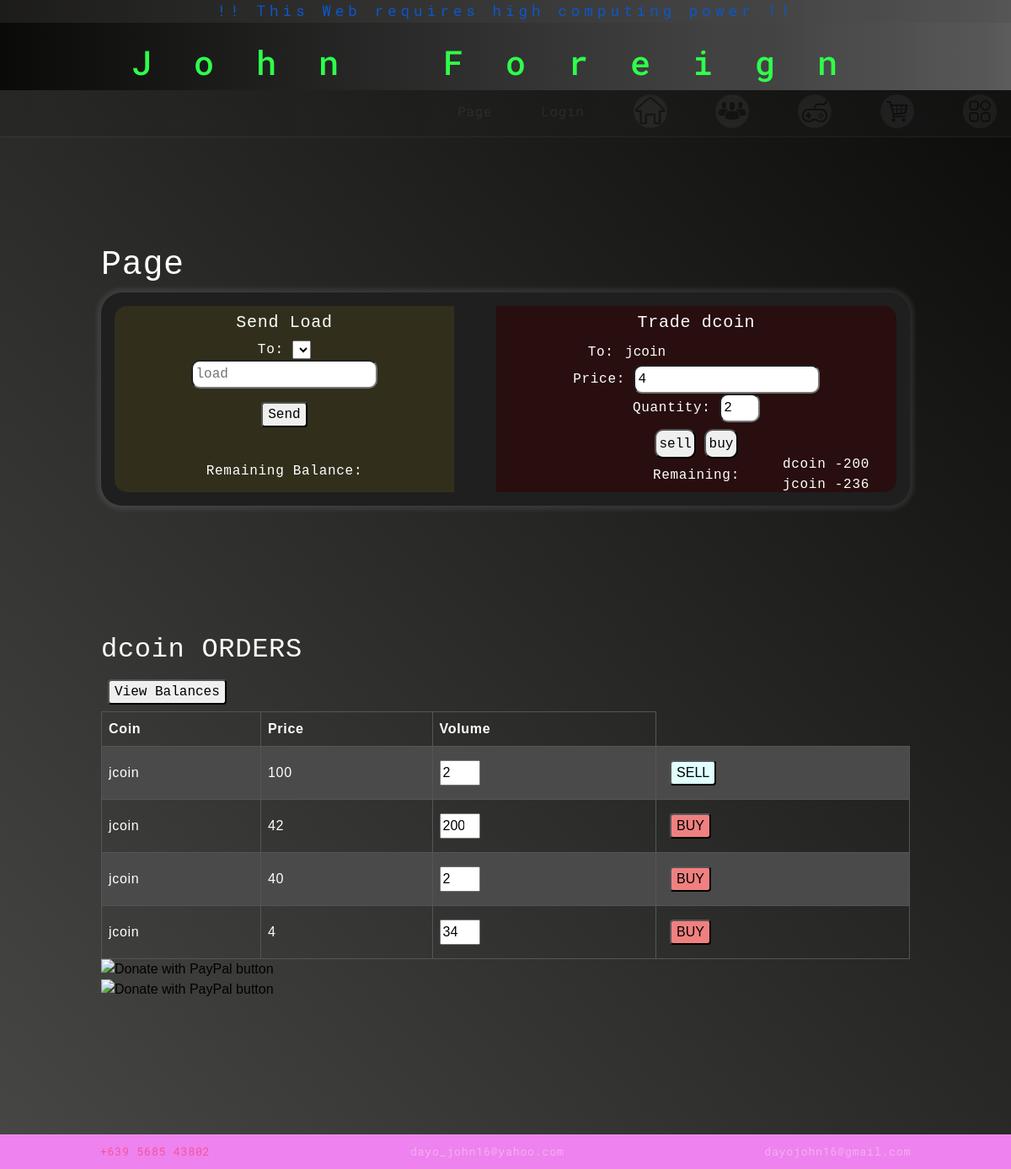
The app's page /user/userpage, older data.
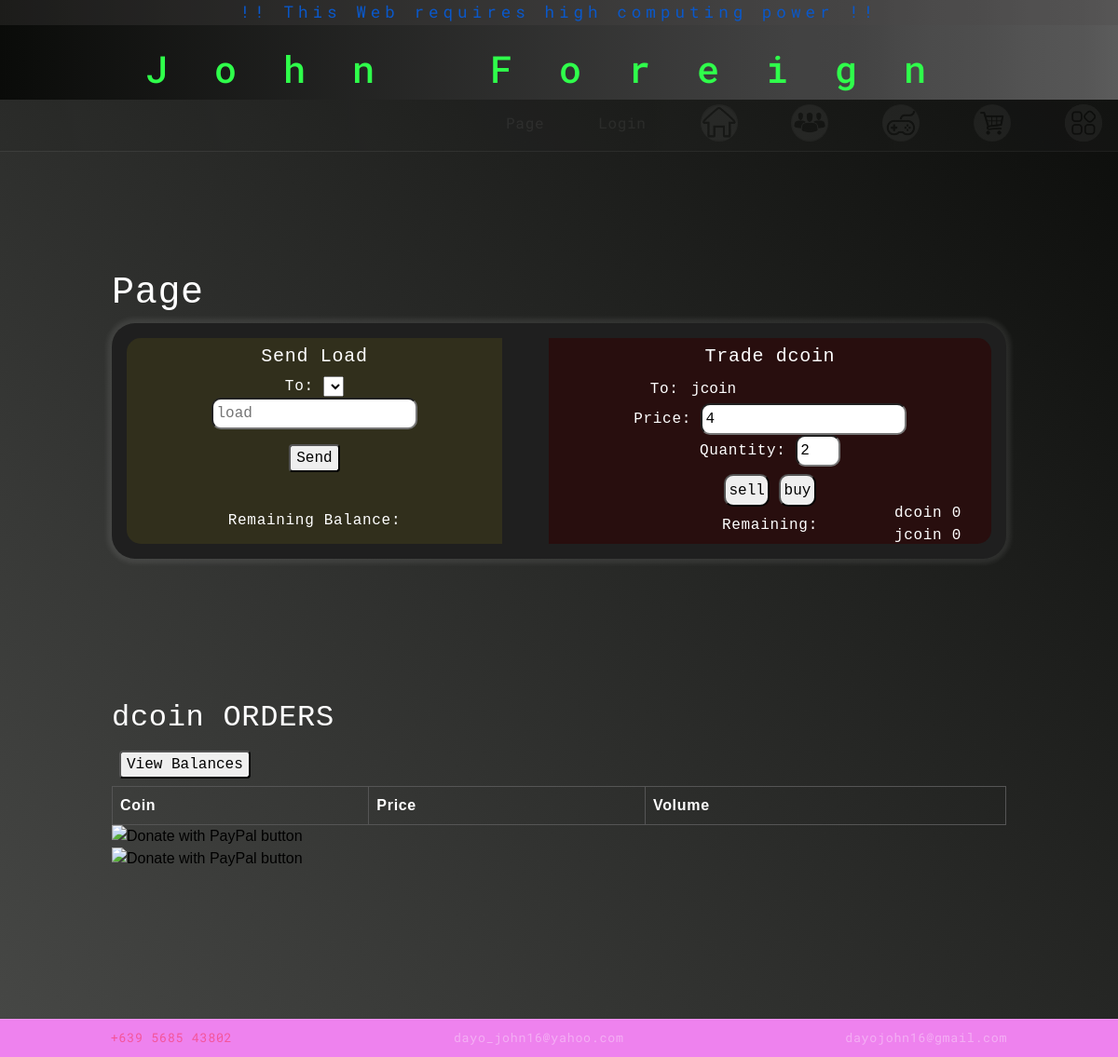
The same page, newer data.
### user/models.py (models this page shows, shortened)
class Order(models.Model):
    coin_id = models.IntegerField(blank=True)
    sell_coin = models.CharField(max_length=64)
    buy_coin = models.CharField(max_length=64)
    buy = models.BooleanField(default=False)
    sell = models.BooleanField(default=False)
    quantity = models.IntegerField(default=0)
    price = models.IntegerField()

### user/views.py (the view)
# urls.py: path('userpage', views.user_page, name="userpage"),
def user_page(request):
    sell_coin = 'dcoin'
    buy_coin = 'jcoin'
    coins = User_Coins.objects.all()
    sell_remaining = coins.filter(coin=sell_coin)
    buy_remaining = coins.filter(coin=buy_coin)
    sell_quantity = 0
    buy_quantity = 0
    for s in sell_remaining:
        sell_quantity += s.quantity
    for b in buy_remaining:
        buy_quantity += b.quantity
    return render(request, "user/userPage.html",
                  {
                      'orders': Order.objects.all(),
                      'coins': coins,
                      'sell_remaining': sell_quantity,
                      'sell_coin': sell_coin,
                      'buy_coin': buy_coin,
                      'buy_remaining': buy_quantity
                  })

### g_pigeon_race/context_processors.py (called while the page is built)
def add_variable_to_context(request):
    try:
        xx = User.objects.get(username=request.user.username)
        measurement = Measurement.objects.get(uid=xx.id)
        return {
            "measured":measurement
            }
    except:
        return {}

### user/context_processors.py (called while the page is built)
def add_variable_to_context(request):
    try:
        orders = Order.objects.filter(
            user=request.user).order_by('id').reverse()
        buyers = Order.objects.filter(
            owner=request.user, delivered=False).order_by('id').reverse()
        watches = Watchlist.objects.filter(user=request.user.username)
        closed = Closedbid.objects.filter(winner=request.user.username)
        watchlist = Watchlist.objects.filter(user=request.user.username)
        you_coins = User_Coins.objects.filter(user_id=request.user.id)
        return {
            'orders': len(orders),
            'buyers': len(buyers),
            'users': User.objects.all(),
            'closed': len(closed),
            'watches': watches,
            'wcount': len(watchlist),
            'your_coins': you_coins
        }
    except:
        return {}

### user/templates/user/userPage.html (shortened to what this page needs)
{% extends "a_index/layout.html" %}
{% load static %}
{% block body %}
<div class="spaces"></div>
<div class="main_body">
<h1>{{request.user.username}} Page</h1>
<div class="grid-container">
    <span class="span1">
        <form id="form1" method='POST' action="{% url 'commerce:load' %}">
            <h5 style="text-align: center;">Send Load</h5>
            <div class="inside_container">
                To:
                <select name="target">
                </select>
                <br>
                <input required type="number" name="load" placeholder="load">
                <br>
                <div class="center_it">
                    <button type="submit">Send</button>
                </div>
            </div>
            <br>
            Remaining Balance:
        </form>
    </span>
        <span class="span2">
            <div style="position:absolute; right: 5%; bottom: 5%">
                            <a>{{sell_coin}} {{sell_remaining}}</a>
                            <br>
                            {{buy_coin}} {{buy_remaining}}
                            <br>
            </div>
            <form method="POST" action="{% url 'user:order_it' %}" id="form1">
                <h5 style="text-align: center;">Trade {{sell_coin}} </h5>
                <div class="inside_container">
                    To: <input id="transparent" value="jcoin" type="text" name="buy_coin" placeholder="Buy Coin">
                    <br>
                    Price: <input value='4' type="number" name="price" id="" placeholder="Price">
                    <br>
                    Quantity: <input value='2' type="number" name="quantity" placeholder="quantity" style="width: 3rem;">
                    <br>
                    <div class="center_it">
                        <input type="submit" name="side" value="sell">
                        <input type="submit" name="side" value="buy">
                    </div>
                </div>
                Remaining: <br>
            </form>
        </span>
</div>
<div class="spaces">
</div>
<br>
<table>
    <thead>
        <h2>{{sell_coin}} ORDERS</h2>
        <button id="myBtn">View Balances</button>
    </thead>
    <tr>
        <th>Coin</th>
        <th>Price</th>
        <th id="aa">Volume</th>
    </tr>
    {% for o in orders %}
    <tr>
        <td id="{{o.id}}-coin">{{o.buy_coin}}</td>
        <td id="{{o.id}}-price">{{o.price}}</td>
        <td>
            <input type="number" class="input_n" id="{{o.id}}-quantity" value="{{o.quantity}}">
        </td>
        {% if o.coin_id == request.user.id %}
        <td>TO CANCEL</td>
        {% else %}
        {% if o.sell %}
        <td><button onclick="Get_Data(id,'buy')" id={{o.id}} style="background-color: lightcoral;">BUY</button></td>
        {% elif o.buy %}
        <td><button onclick="Get_Data(id,'sell')" id={{o.id}} style="background-color: lightcyan;">SELL</button></td>
        {% endif %}
        {% endif %}
    </tr>
    {% endfor %}
</table>
</div>
<form style="width: 1000px;" action="https://www.paypal.com/donate" method="post" target="_top">
    <input type="image" src="https://www.paypalobjects.com/en_US/i/btn/btn_donateCC_LG.gif" border="0" name="submit"
        title="PayPal - The safer, easier way to pay online!" alt="Donate with PayPal button" />
</form>
<form action="https://www.paypal.com/donate" method="post" target="_top">
    <input type="image" src="https://www.paypalobjects.com/en_US/i/btn/btn_donateCC_LG.gif" border="0" name="submit"
        title="PayPal - The safer, easier way to pay online!" alt="Donate with PayPal button" />
</form>
{% endblock %}

### a_index/templates/a_index/layout.html (shortened to what this page needs)
{% load static %}
<!DOCTYPE html>
<html lang="en">
<head>
    <link href="https://cdn.jsdelivr.net/npm/bootstrap@5.1.0/dist/css/bootstrap.min.css" rel="stylesheet">
    <link href="{% static 'a_index/moving.css' %}" rel="stylesheet">
    <link href="{% static 'a_street_race/street_race.css' %}" rel="stylesheet">
    <link rel="stylesheet" href="{% static 'a_index/1000.css' %}">
    <link rel="stylesheet" href="{% static 'a_index/500.css' %}">
    <link href="{% static 'a_index/styles.css' %}" rel="stylesheet">
    <div class="container-main">
        <div class="container-main-1">
            <a class="red a-left">!! This Web requires high computing power !!</a>
            <h1 class="o-green">John Foreign</h1>
        </div>
        <div class="container-sub-2-1 a-right" style="z-index: 100;">
            <span><a class="" href="{% url 'user:userpage' %}">{{request.user.username}} Page</a></span>
            {% if request.user.is_anonymous %}
            <span><a class=""  href="{% url 'user:login'  %}">Login</a></span>
            {% else %}
            <span><a class=""  href="{% url 'user:logout' %}">Logout</a></span>
            {% endif %}
            <span><a class="zindex"  href="{% url 'index:index' %}"><img class="h-icon th hg" src="{% static 'a_index/images/home.png' %}" alt=""></a></span>
            <span><a class="zindex"  href="{% url 'index:social' %}"><img class="h-icon th hg" src="{% static 'a_index/images/socials.png' %}" alt=""></a></span>
            <span><a class="zindex"  href="{% url 'index:games' %}"><img class="h-icon th hg" src="{% static 'a_index/images/games2.png' %}" alt=""></a></span>
            <span><a class="zindex"  href="{% url 'index:commerce' %}"><img class="h-icon th hg" src="{% static 'a_index/images/commerce.png' %}" alt=""></a></span>
            <span><a class="zindex"  href="{% url 'application:application' %}"><img class="h-icon th hg" src="{% static 'a_index/images/apps2.png' %}" alt=""></a></span>
        </div>
</head>
<body>
    <div class="container-main-main" style="height: auto; padding-bottom: 10rem;">
        {% block body %}
        {% endblock %}
    </div>
</body>
<div class="container-main-6 footer ">
    <div class="container-sub-6 red">+639 5685 43802</div>
    <div class="container-sub-6 ">dayo_john16@yahoo.com</div>
    <div class="container-sub-6 ">dayojohn16@gmail.com</div>
</div>
</html>

### a_index/static/a_index/moving.css (style rules this page uses)
.footer { opacity: 0.35; }
.th { animation: thkk 1.5s backwards; }

### a_index/static/a_index/1000.css (style rules this page uses)
@media (min-width: 600px) { .a-right { padding-left: 50%; padding-top:1%; border: none; background: rgb(10,11,9); background: linear-gradient(90deg, rgba(10, 11, 9, 0.541) 0%, rgba(66,66,66,1) 71%, rgba(66,66,66,1) 73%, rgba(67,67,67,1) 76%, rgba(70,70,70,1) 79%, rgba(72,72,72,1) 80%, rgba(75,75,75,1) 83%, rgba(78,78,78,1) 88%, rgba(83,83,83,1) 92%, rgba(86,86,86,1) 97%, rgba(92,92,92,1) 100%, rgba(98,98,98,1) 100%, rgba(108,108,108,1) 100%, rgb(71, 71, 71) 100%, rgb(104, 104, 104) 100%, rgb(124, 124, 124) 100%, rgb(90, 90, 90) 100%); } }
@media (min-width: 600px) { .a-right { opacity: 0.2; animation: hh 3.785357267845s forwards; } }
@media (min-width: 600px) { .container-main-main { padding-left: 10%; padding-right: 10%; height: fit-content; } }
@media (min-width: 600px) { .container-main-1 { padding: 1%; } }
@media (min-width: 600px) { .container-main-1>h1 { letter-spacing: 50px; margin-top: 2%; } }
@media (min-width: 600px) { .container-main-6 { position: sticky; bottom: 0; text-align: center; z-index: 1; font-family: 'Roboto Mono', monospace; border-top: 0.001px solid rgba(255, 255, 255, 0.411); grid-column-gap: 20px; grid-row-gap: 10px; grid-template-columns: auto auto auto; font-size: smaller; border-top: 0.001px solid rgba(255, 255, 255, 0.425); display: grid; padding: 10px; z-index: 3; } }
@media (min-width: 600px) { .container-sub-2-1 { position: sticky; top: 0; padding: 5px; background: rgb(10,11,9); background: linear-gradient(90deg, rgba(10,11,9,1) 0%, rgba(66,66,66,1) 71%, rgba(66,66,66,1) 73%, rgba(67,67,67,1) 76%, rgba(70,70,70,1) 79%, rgba(72,72,72,1) 80%, rgba(75,75,75,1) 83%, rgba(78,78,78,1) 88%, rgba(83,83,83,1) 92%, rgba(86,86,86,1) 97%, rgba(92,92,92,1) 100%, rgba(98,98,98,1) 100%, rgba(108,108,108,1) 100%, rgba(114,114,114,1) 100%, rgba(176,176,176,1) 100%, rgba(212,212,212,1) 100%, rgba(255,255,255,1) 100%); border-bottom: white solid 0.05px; text-align: right; z-index: 3; font-family: 'Roboto Mono', monospace; } }
@media (min-width: 600px) { .container-sub-2-1>span { padding-left:3%; margin-right: 1%; } }
@media (min-width: 600px) { .container-sub-2-1>span>a { text-decoration: none; color: white; } }

### a_index/static/a_index/500.css (style rules this page uses)
.container-main-main { height: fit-content; }

### a_index/static/a_index/styles.css (style rules this page uses)
.o-green { color: rgb(47, 255, 75); }
body { background-color: violet; }
body,html { margin:0; padding: 0; background-color: violet; color: white; font-family: 'Mukta', sans-serif; letter-spacing: 0.7px; }
.footer { max-width: 100%; }
.container-main-main { -webkit-user-select: none; -webkit-touch-callout: none; -moz-user-select: none; -ms-user-select: none; user-select: none; }
.container-main { background: linear-gradient(47deg, rgba(255,255,255,1) 0%, rgba(204,204,203,1) 0%, rgba(189,189,188,1) 0%, rgba(183,183,182,1) 0%, rgba(166,167,165,1) 0%, rgba(162,162,161,1) 0%, rgba(168,168,167,1) 0%, rgba(114,115,113,1) 0%, rgba(204,204,203,1) 0%, rgba(207,207,206,1) 0%, rgba(139,139,138,1) 0%, rgba(75,76,74,1) 0%, rgba(118,118,117,1) 0%, rgba(100,101,99,1) 0%, rgba(74,75,73,1) 0%, rgba(77,78,76,1) 0%, rgba(50,51,49,1) 0%, rgba(70,71,69,1) 0%, rgba(64,65,63,1) 10%, rgba(10,11,9,1) 100%); font-family: 'Mukta', sans-serif; }
.container-main-1 { padding: 0.01%; font-family: 'Roboto Mono', monospace; letter-spacing: 5px; text-align: center; background: rgb(10,11,9); background: linear-gradient(90deg, rgba(10,11,9,1) 0%, rgba(66,66,66,1) 71%, rgba(66,66,66,1) 73%, rgba(67,67,67,1) 76%, rgba(70,70,70,1) 79%, rgba(72,72,72,1) 80%, rgba(75,75,75,1) 83%, rgba(78,78,78,1) 88%, rgba(83,83,83,1) 92%, rgba(86,86,86,1) 97%, rgba(92,92,92,1) 100%, rgba(98,98,98,1) 100%, rgba(108,108,108,1) 100%, rgba(114,114,114,1) 100%, rgba(176,176,176,1) 100%, rgba(212,212,212,1) 100%, rgba(255,255,255,1) 100%); }
.h-icon { width: 5%; height: 40px; width: 40px; border-radius: 100%; left: 1px; box-shadow: 0px 0px 50px rgb(255, 253, 253) inset; margin-bottom: 5px; }
.red { color: red; }
.a-left { display: block; background-color: rgba(77, 71, 71, 0.281); text-decoration: none; font-size: 110%; }

Row changes from the older to the newer data that the page shows:
removed Order: buy_coin "jcoin", price "100", quantity "2"
removed Order: buy_coin "jcoin", price "42", quantity "200"
removed Order: buy_coin "jcoin", price "40", quantity "2"
removed Order: buy_coin "jcoin", price "4", quantity "34"
Text that changed along with them:
{{ sell_remaining }}: "-200" → "0"
{{ buy_remaining }}: "-236" → "0"
